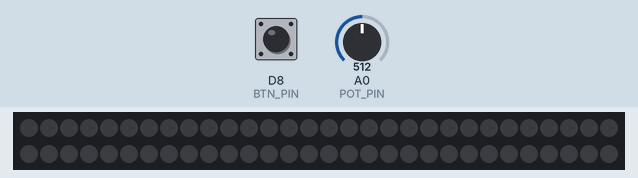
A program run on a simulated ESP8266 (Wemos D1 mini). Parts: 60 RGB LEDs in strip order, left to right, continuing on the next row. Inputs (shaded band) come from the test bench; at power-on: D8 (BTN_PIN) HIGH, A0 (POT_PIN) = 512. Dim RGB values are drawn brighter than linear.

Above: at 1.2 s.
1.3 s: D8 (BTN_PIN) pulled LOW for 1 s
At 2.9 s:
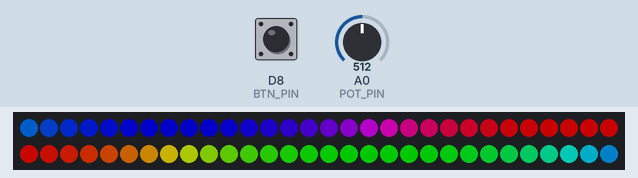
3.8 s: D8 (BTN_PIN) pulled LOW for 0.15 s
At 4.6 s:
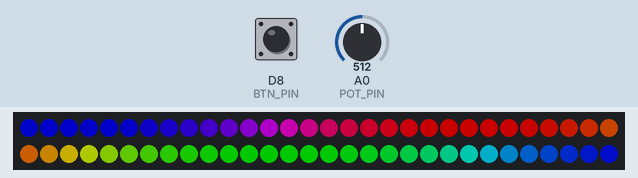
Timing chart, 0 to 6.8 s (numbered marks = the images above; inputs shaded):
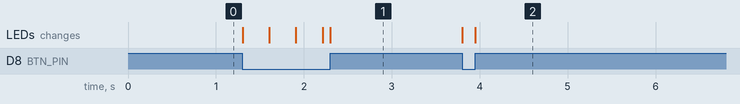

Measured:
- after the input at 1.3 s, the LEDs: first change at once (image 1 shows a later state)
- after the input at 3.8 s, the LEDs: first change at once (image 2 shows a later state)

The program:

main.cpp
```cpp
#include <Arduino.h>
#include <Adafruit_NeoPixel.h>

#define POT_PIN A0
#define BTN_PIN D8
#define LED_PIN D4
#define LED_COUNT 60
Adafruit_NeoPixel strip(LED_COUNT, LED_PIN, NEO_GRB + NEO_KHZ800);
long firstPixelHue = 0;

void rainbow(int wait) {
  if (firstPixelHue < 5 * 65536) {
    firstPixelHue += 256;
    for (int i = 0; i < strip.numPixels(); i++) {
      int pixelHue = firstPixelHue + (i * 65536L / strip.numPixels());
      strip.setPixelColor(i, strip.gamma32(strip.ColorHSV(pixelHue)));
    }
    strip.show();
    delay(wait);
  }
  else {
    firstPixelHue = 0;
  }
}

void setup() {
  strip.begin();
  strip.show();
  strip.setBrightness(100);

  pinMode(BTN_PIN, INPUT);
}

void loop() {
  if (!digitalRead(BTN_PIN)) {
    rainbow(analogRead(POT_PIN)/100);
  }
}
```
